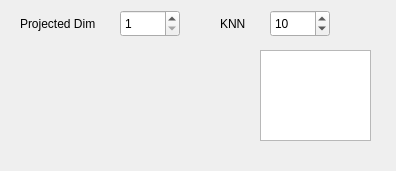
<?xml version="1.0" encoding="UTF-8"?>
<ui version="4.0">
 <class>paramsLLE</class>
 <widget class="QWidget" name="paramsLLE">
  <property name="geometry">
   <rect>
    <x>0</x>
    <y>0</y>
    <width>396</width>
    <height>171</height>
   </rect>
  </property>
  <property name="windowTitle">
   <string>Form</string>
  </property>
  <widget class="QLabel" name="dimCountLabel">
   <property name="geometry">
    <rect>
     <x>20</x>
     <y>10</y>
     <width>101</width>
     <height>27</height>
    </rect>
   </property>
   <property name="font">
    <font>
     <pointsize>9</pointsize>
    </font>
   </property>
   <property name="text">
    <string>Projected Dim</string>
   </property>
  </widget>
  <widget class="QSpinBox" name="dimCountSpin">
   <property name="geometry">
    <rect>
     <x>120</x>
     <y>10</y>
     <width>60</width>
     <height>27</height>
    </rect>
   </property>
   <property name="font">
    <font>
     <pointsize>9</pointsize>
    </font>
   </property>
   <property name="minimum">
    <number>1</number>
   </property>
  </widget>
  <widget class="QLabel" name="knnLabel">
   <property name="geometry">
    <rect>
     <x>220</x>
     <y>10</y>
     <width>51</width>
     <height>27</height>
    </rect>
   </property>
   <property name="font">
    <font>
     <pointsize>9</pointsize>
    </font>
   </property>
   <property name="text">
    <string>KNN</string>
   </property>
  </widget>
  <widget class="QSpinBox" name="knnSpin">
   <property name="geometry">
    <rect>
     <x>270</x>
     <y>10</y>
     <width>60</width>
     <height>27</height>
    </rect>
   </property>
   <property name="font">
    <font>
     <pointsize>9</pointsize>
    </font>
   </property>
   <property name="minimum">
    <number>1</number>
   </property>
   <property name="maximum">
    <number>200</number>
   </property>
   <property name="value">
    <number>10</number>
   </property>
  </widget>
  <widget class="QLabel" name="eigenGraph">
   <property name="geometry">
    <rect>
     <x>10</x>
     <y>60</y>
     <width>221</width>
     <height>71</height>
    </rect>
   </property>
   <property name="toolTip">
    <string>K-PCA Eigenvalues</string>
   </property>
   <property name="text">
    <string/>
   </property>
  </widget>
  <widget class="QListWidget" name="eigenList">
   <property name="geometry">
    <rect>
     <x>260</x>
     <y>50</y>
     <width>111</width>
     <height>91</height>
    </rect>
   </property>
   <property name="font">
    <font>
     <pointsize>8</pointsize>
    </font>
   </property>
  </widget>
 </widget>
 <resources/>
 <connections/>
</ui>
